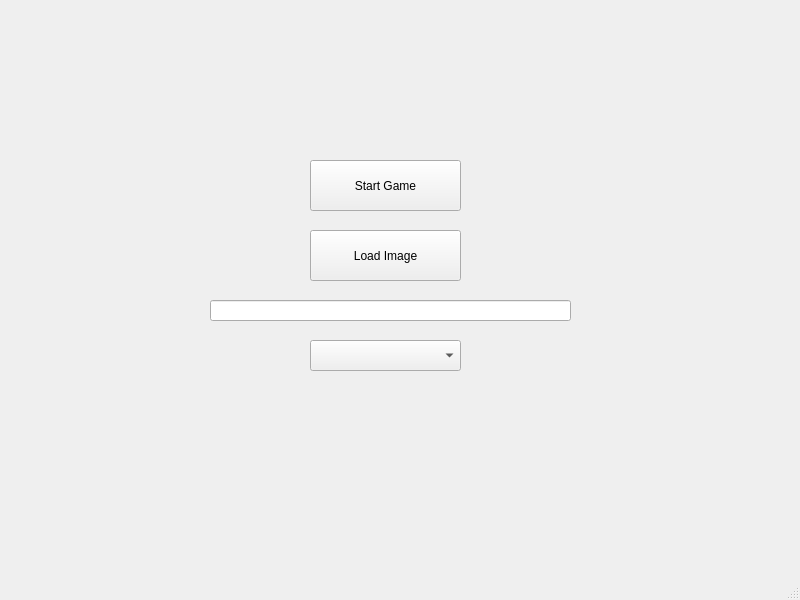
<?xml version="1.0" encoding="UTF-8"?>
<ui version="4.0">
 <class>MainMenu</class>
 <widget class="QMainWindow" name="MainMenu">
  <property name="geometry">
   <rect>
    <x>0</x>
    <y>0</y>
    <width>800</width>
    <height>600</height>
   </rect>
  </property>
  <property name="windowTitle">
   <string>MainWindow</string>
  </property>
  <widget class="QWidget" name="centralwidget">
   <widget class="QPushButton" name="NgBtn">
    <property name="geometry">
     <rect>
      <x>310</x>
      <y>160</y>
      <width>151</width>
      <height>51</height>
     </rect>
    </property>
    <property name="text">
     <string>Start Game</string>
    </property>
   </widget>
   <widget class="QPushButton" name="ImgBtn">
    <property name="geometry">
     <rect>
      <x>310</x>
      <y>230</y>
      <width>151</width>
      <height>51</height>
     </rect>
    </property>
    <property name="text">
     <string>Load Image</string>
    </property>
   </widget>
   <widget class="QComboBox" name="DiffBox">
    <property name="geometry">
     <rect>
      <x>310</x>
      <y>340</y>
      <width>151</width>
      <height>31</height>
     </rect>
    </property>
    <property name="placeholderText">
     <string>Select Difficulty</string>
    </property>
   </widget>
   <widget class="QLineEdit" name="imgPathLineEdit">
    <property name="geometry">
     <rect>
      <x>210</x>
      <y>300</y>
      <width>361</width>
      <height>21</height>
     </rect>
    </property>
   </widget>
  </widget>
  <widget class="QMenuBar" name="menubar">
   <property name="geometry">
    <rect>
     <x>0</x>
     <y>0</y>
     <width>800</width>
     <height>21</height>
    </rect>
   </property>
  </widget>
  <widget class="QStatusBar" name="statusbar"/>
 </widget>
 <resources/>
 <connections/>
</ui>
